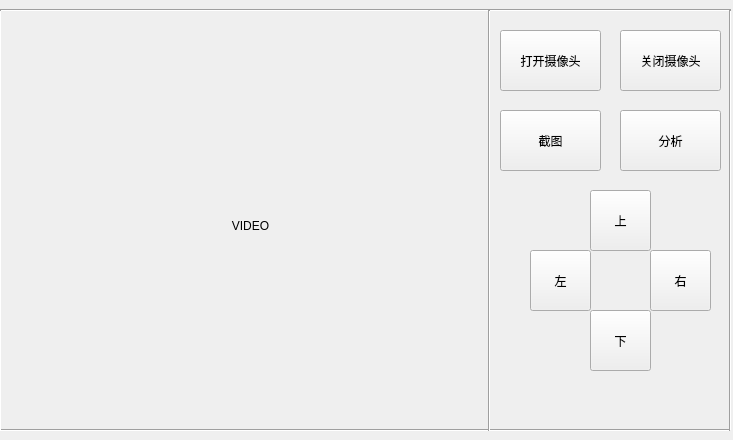
<?xml version="1.0" encoding="UTF-8"?>
<ui version="4.0">
 <class>Form</class>
 <widget class="QWidget" name="Form">
  <property name="geometry">
   <rect>
    <x>0</x>
    <y>0</y>
    <width>733</width>
    <height>440</height>
   </rect>
  </property>
  <property name="windowTitle">
   <string>Form</string>
  </property>
  <widget class="QPushButton" name="Button_left">
   <property name="geometry">
    <rect>
     <x>530</x>
     <y>250</y>
     <width>61</width>
     <height>61</height>
    </rect>
   </property>
   <property name="text">
    <string>左</string>
   </property>
  </widget>
  <widget class="QPushButton" name="Button_up">
   <property name="geometry">
    <rect>
     <x>590</x>
     <y>190</y>
     <width>61</width>
     <height>61</height>
    </rect>
   </property>
   <property name="text">
    <string>上</string>
   </property>
  </widget>
  <widget class="QPushButton" name="Button_down">
   <property name="geometry">
    <rect>
     <x>590</x>
     <y>310</y>
     <width>61</width>
     <height>61</height>
    </rect>
   </property>
   <property name="text">
    <string>下</string>
   </property>
  </widget>
  <widget class="QPushButton" name="Button_right">
   <property name="geometry">
    <rect>
     <x>650</x>
     <y>250</y>
     <width>61</width>
     <height>61</height>
    </rect>
   </property>
   <property name="text">
    <string>右</string>
   </property>
  </widget>
  <widget class="QPushButton" name="open_camera">
   <property name="geometry">
    <rect>
     <x>500</x>
     <y>30</y>
     <width>101</width>
     <height>61</height>
    </rect>
   </property>
   <property name="text">
    <string>打开摄像头</string>
   </property>
  </widget>
  <widget class="QPushButton" name="close_camera">
   <property name="geometry">
    <rect>
     <x>620</x>
     <y>30</y>
     <width>101</width>
     <height>61</height>
    </rect>
   </property>
   <property name="text">
    <string>关闭摄像头</string>
   </property>
  </widget>
  <widget class="QLabel" name="video">
   <property name="geometry">
    <rect>
     <x>20</x>
     <y>30</y>
     <width>461</width>
     <height>391</height>
    </rect>
   </property>
   <property name="layoutDirection">
    <enum>Qt::LeftToRight</enum>
   </property>
   <property name="autoFillBackground">
    <bool>true</bool>
   </property>
   <property name="text">
    <string>VIDEO</string>
   </property>
   <property name="scaledContents">
    <bool>false</bool>
   </property>
   <property name="alignment">
    <set>Qt::AlignCenter</set>
   </property>
   <property name="wordWrap">
    <bool>false</bool>
   </property>
   <property name="openExternalLinks">
    <bool>true</bool>
   </property>
  </widget>
  <widget class="Line" name="line">
   <property name="geometry">
    <rect>
     <x>0</x>
     <y>415</y>
     <width>731</width>
     <height>31</height>
    </rect>
   </property>
   <property name="orientation">
    <enum>Qt::Horizontal</enum>
   </property>
  </widget>
  <widget class="Line" name="line_2">
   <property name="geometry">
    <rect>
     <x>0</x>
     <y>0</y>
     <width>731</width>
     <height>21</height>
    </rect>
   </property>
   <property name="orientation">
    <enum>Qt::Horizontal</enum>
   </property>
  </widget>
  <widget class="Line" name="line_3">
   <property name="geometry">
    <rect>
     <x>479</x>
     <y>10</y>
     <width>21</width>
     <height>421</height>
    </rect>
   </property>
   <property name="orientation">
    <enum>Qt::Vertical</enum>
   </property>
  </widget>
  <widget class="Line" name="line_4">
   <property name="geometry">
    <rect>
     <x>-20</x>
     <y>10</y>
     <width>41</width>
     <height>421</height>
    </rect>
   </property>
   <property name="orientation">
    <enum>Qt::Vertical</enum>
   </property>
  </widget>
  <widget class="Line" name="line_5">
   <property name="geometry">
    <rect>
     <x>720</x>
     <y>10</y>
     <width>21</width>
     <height>421</height>
    </rect>
   </property>
   <property name="orientation">
    <enum>Qt::Vertical</enum>
   </property>
  </widget>
  <widget class="QPushButton" name="open_camera_2">
   <property name="geometry">
    <rect>
     <x>500</x>
     <y>110</y>
     <width>101</width>
     <height>61</height>
    </rect>
   </property>
   <property name="text">
    <string>截图</string>
   </property>
  </widget>
  <widget class="QPushButton" name="open_camera_3">
   <property name="geometry">
    <rect>
     <x>620</x>
     <y>110</y>
     <width>101</width>
     <height>61</height>
    </rect>
   </property>
   <property name="text">
    <string>分析</string>
   </property>
  </widget>
 </widget>
 <resources/>
 <connections>
  <connection>
   <sender>open_camera</sender>
   <signal>clicked(bool)</signal>
   <receiver>Form</receiver>
   <slot>camera_control_on()</slot>
   <hints>
    <hint type="sourcelabel">
     <x>525</x>
     <y>51</y>
    </hint>
    <hint type="destinationlabel">
     <x>574</x>
     <y>76</y>
    </hint>
   </hints>
  </connection>
  <connection>
   <sender>close_camera</sender>
   <signal>clicked()</signal>
   <receiver>Form</receiver>
   <slot>camera_control_off()</slot>
   <hints>
    <hint type="sourcelabel">
     <x>646</x>
     <y>57</y>
    </hint>
    <hint type="destinationlabel">
     <x>573</x>
     <y>161</y>
    </hint>
   </hints>
  </connection>
  <connection>
   <sender>Button_left</sender>
   <signal>clicked(bool)</signal>
   <receiver>Form</receiver>
   <slot>left_move()</slot>
   <hints>
    <hint type="sourcelabel">
     <x>570</x>
     <y>275</y>
    </hint>
    <hint type="destinationlabel">
     <x>513</x>
     <y>306</y>
    </hint>
   </hints>
  </connection>
  <connection>
   <sender>Button_right</sender>
   <signal>clicked(bool)</signal>
   <receiver>Form</receiver>
   <slot>right_move()</slot>
   <hints>
    <hint type="sourcelabel">
     <x>710</x>
     <y>282</y>
    </hint>
    <hint type="destinationlabel">
     <x>683</x>
     <y>401</y>
    </hint>
   </hints>
  </connection>
  <connection>
   <sender>Button_up</sender>
   <signal>clicked(bool)</signal>
   <receiver>Form</receiver>
   <slot>up_move()</slot>
   <hints>
    <hint type="sourcelabel">
     <x>622</x>
     <y>234</y>
    </hint>
    <hint type="destinationlabel">
     <x>563</x>
     <y>204</y>
    </hint>
   </hints>
  </connection>
  <connection>
   <sender>Button_down</sender>
   <signal>clicked(bool)</signal>
   <receiver>Form</receiver>
   <slot>down_move()</slot>
   <hints>
    <hint type="sourcelabel">
     <x>590</x>
     <y>354</y>
    </hint>
    <hint type="destinationlabel">
     <x>653</x>
     <y>363</y>
    </hint>
   </hints>
  </connection>
  <connection>
   <sender>open_camera_2</sender>
   <signal>clicked(bool)</signal>
   <receiver>Form</receiver>
   <slot>screens_shot()</slot>
   <hints>
    <hint type="sourcelabel">
     <x>559</x>
     <y>124</y>
    </hint>
    <hint type="destinationlabel">
     <x>506</x>
     <y>227</y>
    </hint>
   </hints>
  </connection>
  <connection>
   <sender>open_camera_3</sender>
   <signal>clicked(bool)</signal>
   <receiver>Form</receiver>
   <slot>screen_detect()</slot>
   <hints>
    <hint type="sourcelabel">
     <x>678</x>
     <y>139</y>
    </hint>
    <hint type="destinationlabel">
     <x>655</x>
     <y>182</y>
    </hint>
   </hints>
  </connection>
 </connections>
 <slots>
  <slot>camera_control_on()</slot>
  <slot>camera_control_off()</slot>
  <slot>left_move()</slot>
  <slot>right_move()</slot>
  <slot>up_move()</slot>
  <slot>down_move()</slot>
  <slot>screens_shot()</slot>
  <slot>screen_detect()</slot>
 </slots>
</ui>
